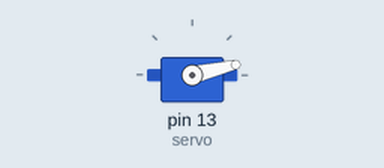
This sketch was run on a simulated Arduino Uno, built with avr-gcc and run on an emulated ATmega328P. Parts: servo.

Above: at 0.05 s.
At 1.25 s:
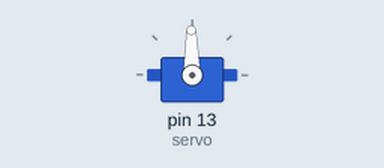
At 2.45 s:
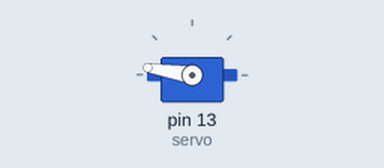
At 4.9 s:
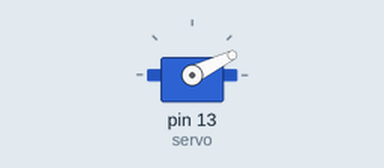
Timing chart, 0 to 6.8 s (numbered marks = the images above):
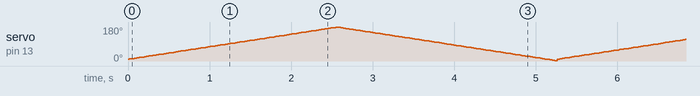

The sketch:

Servo_constante.ino
```cpp
/*
Se utiliza el esquema Incredible Borwo-Densor.png
*/

#include <Servo.h>

Servo servo;
int angle = 0;

void setup()
{
  servo.attach(13);
  servo.write(angle);
}

void loop()
{
  for(angle = 10;angle<180;angle++){
  	servo.write(angle);
    delay(15);
  }
   for(angle = 179;angle>0;angle--){
  	servo.write(angle);
    delay(15);
  }
}
```
